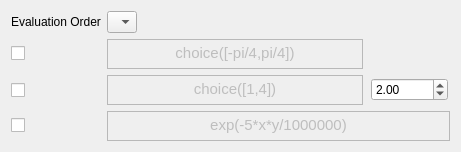
                          <widget class="QWidget" name="tab_10">
                           <attribute name="title">
                            <string>Elliptical</string>
                           </attribute>
                           <layout class="QGridLayout" name="gridLayout_22">
                            <item row="5" column="3" alignment="Qt::AlignHCenter">
                             <widget class="QDoubleSpinBox" name="doubleSpinBox_Rrvector">
                              <property name="minimum">
                               <double>0.010000000000000</double>
                              </property>
                              <property name="maximum">
                               <double>99999.000000000000000</double>
                              </property>
                              <property name="value">
                               <double>2.000000000000000</double>
                              </property>
                             </widget>
                            </item>
                            <item row="6" column="0" alignment="Qt::AlignLeft">
                             <widget class="QCheckBox" name="checkBox_adotrvector">
                              <property name="text">
                               <string/>
                              </property>
                              <property name="icon">
                               <iconset resource="resourceLIST.qrc">
                                <normaloff>:/adotr.png</normaloff>:/adotr.png</iconset>
                              </property>
                              <property name="iconSize">
                               <size>
                                <width>70</width>
                                <height>25</height>
                               </size>
                              </property>
                             </widget>
                            </item>
                            <item row="6" column="1" colspan="3">
                             <widget class="QTextEdit" name="textEdit_adotrvector">
                              <property name="enabled">
                               <bool>false</bool>
                              </property>
                              <property name="minimumSize">
                               <size>
                                <width>0</width>
                                <height>30</height>
                               </size>
                              </property>
                              <property name="maximumSize">
                               <size>
                                <width>16777215</width>
                                <height>30</height>
                               </size>
                              </property>
                              <property name="html">
                               <string>&lt;!DOCTYPE HTML PUBLIC &quot;-//W3C//DTD HTML 4.0//EN&quot; &quot;http://www.w3.org/TR/REC-html40/strict.dtd&quot;&gt;
&lt;html&gt;&lt;head&gt;&lt;meta name=&quot;qrichtext&quot; content=&quot;1&quot; /&gt;&lt;style type=&quot;text/css&quot;&gt;
p, li { white-space: pre-wrap; }
&lt;/style&gt;&lt;/head&gt;&lt;body style=&quot; font-family:'MS Shell Dlg 2'; font-size:10pt; font-weight:400; font-style:normal;&quot;&gt;
&lt;p align=&quot;center&quot; style=&quot; margin-top:0px; margin-bottom:0px; margin-left:0px; margin-right:0px; -qt-block-indent:0; text-indent:0px;&quot;&gt;&lt;span style=&quot; font-family:'Ubuntu'; font-size:11pt;&quot;&gt;exp(-5*x*y/1000000)&lt;/span&gt;&lt;/p&gt;&lt;/body&gt;&lt;/html&gt;</string>
                              </property>
                             </widget>
                            </item>
                            <item row="2" column="0" alignment="Qt::AlignLeft">
                             <widget class="QCheckBox" name="checkBox_thetarvector">
                              <property name="text">
                               <string/>
                              </property>
                              <property name="icon">
                               <iconset resource="resourceLIST.qrc">
                                <normaloff>:/thetarvector.png</normaloff>:/thetarvector.png</iconset>
                              </property>
                              <property name="iconSize">
                               <size>
                                <width>70</width>
                                <height>30</height>
                               </size>
                              </property>
                             </widget>
                            </item>
                            <item row="5" column="1" colspan="2">
                             <widget class="QTextEdit" name="textEdit_Rrvector">
                              <property name="enabled">
                               <bool>false</bool>
                              </property>
                              <property name="maximumSize">
                               <size>
                                <width>16777215</width>
                                <height>30</height>
                               </size>
                              </property>
                              <property name="html">
                               <string>&lt;!DOCTYPE HTML PUBLIC &quot;-//W3C//DTD HTML 4.0//EN&quot; &quot;http://www.w3.org/TR/REC-html40/strict.dtd&quot;&gt;
&lt;html&gt;&lt;head&gt;&lt;meta name=&quot;qrichtext&quot; content=&quot;1&quot; /&gt;&lt;style type=&quot;text/css&quot;&gt;
p, li { white-space: pre-wrap; }
&lt;/style&gt;&lt;/head&gt;&lt;body style=&quot; font-family:'MS Shell Dlg 2'; font-size:10pt; font-weight:400; font-style:normal;&quot;&gt;
&lt;p align=&quot;center&quot; style=&quot; margin-top:0px; margin-bottom:0px; margin-left:0px; margin-right:0px; -qt-block-indent:0; text-indent:0px;&quot;&gt;&lt;span style=&quot; font-family:'Ubuntu'; font-size:11pt;&quot;&gt;choice([1,4])&lt;/span&gt;&lt;/p&gt;&lt;/body&gt;&lt;/html&gt;</string>
                              </property>
                             </widget>
                            </item>
                            <item row="5" column="0">
                             <widget class="QCheckBox" name="checkBox_Rrvector">
                              <property name="enabled">
                               <bool>true</bool>
                              </property>
                              <property name="maximumSize">
                               <size>
                                <width>16777215</width>
                                <height>30</height>
                               </size>
                              </property>
                              <property name="palette">
                               <palette>
                                <active>
                                 <colorrole role="WindowText">
                                  <brush brushstyle="SolidPattern">
                                   <color alpha="255">
                                    <red>76</red>
                                    <green>76</green>
                                    <blue>76</blue>
                                   </color>
                                  </brush>
                                 </colorrole>
                                 <colorrole role="Text">
                                  <brush brushstyle="SolidPattern">
                                   <color alpha="255">
                                    <red>60</red>
                                    <green>60</green>
                                    <blue>60</blue>
                                   </color>
                                  </brush>
                                 </colorrole>
                                 <colorrole role="ButtonText">
                                  <brush brushstyle="SolidPattern">
                                   <color alpha="255">
                                    <red>76</red>
                                    <green>76</green>
                                    <blue>76</blue>
                                   </color>
                                  </brush>
                                 </colorrole>
                                 <colorrole role="Highlight">
                                  <brush brushstyle="SolidPattern">
                                   <color alpha="255">
                                    <red>240</red>
                                    <green>119</green>
                                    <blue>70</blue>
                                   </color>
                                  </brush>
                                 </colorrole>
                                 <colorrole role="HighlightedText">
                                  <brush brushstyle="SolidPattern">
                                   <color alpha="255">
                                    <red>254</red>
                                    <green>254</green>
                                    <blue>254</blue>
                                   </color>
                                  </brush>
                                 </colorrole>
                                </active>
                                <inactive>
                                 <colorrole role="WindowText">
                                  <brush brushstyle="SolidPattern">
                                   <color alpha="255">
                                    <red>76</red>
                                    <green>76</green>
                                    <blue>76</blue>
                                   </color>
                                  </brush>
                                 </colorrole>
                                 <colorrole role="Text">
                                  <brush brushstyle="SolidPattern">
                                   <color alpha="255">
                                    <red>60</red>
                                    <green>60</green>
                                    <blue>60</blue>
                                   </color>
                                  </brush>
                                 </colorrole>
                                 <colorrole role="ButtonText">
                                  <brush brushstyle="SolidPattern">
                                   <color alpha="255">
                                    <red>76</red>
                                    <green>76</green>
                                    <blue>76</blue>
                                   </color>
                                  </brush>
                                 </colorrole>
                                 <colorrole role="Highlight">
                                  <brush brushstyle="SolidPattern">
                                   <color alpha="255">
                                    <red>228</red>
                                    <green>226</green>
                                    <blue>224</blue>
                                   </color>
                                  </brush>
                                 </colorrole>
                                 <colorrole role="HighlightedText">
                                  <brush brushstyle="SolidPattern">
                                   <color alpha="255">
                                    <red>42</red>
                                    <green>42</green>
                                    <blue>42</blue>
                                   </color>
                                  </brush>
                                 </colorrole>
                                </inactive>
                                <disabled>
                                 <colorrole role="WindowText">
                                  <brush brushstyle="SolidPattern">
                                   <color alpha="255">
                                    <red>76</red>
                                    <green>76</green>
                                    <blue>76</blue>
                                   </color>
                                  </brush>
                                 </colorrole>
                                 <colorrole role="Text">
                                  <brush brushstyle="SolidPattern">
                                   <color alpha="255">
                                    <red>60</red>
                                    <green>60</green>
                                    <blue>60</blue>
                                   </color>
                                  </brush>
                                 </colorrole>
                                 <colorrole role="ButtonText">
                                  <brush brushstyle="SolidPattern">
                                   <color alpha="255">
                                    <red>76</red>
                                    <green>76</green>
                                    <blue>76</blue>
                                   </color>
                                  </brush>
                                 </colorrole>
                                 <colorrole role="Highlight">
                                  <brush brushstyle="SolidPattern">
                                   <color alpha="255">
                                    <red>228</red>
                                    <green>226</green>
                                    <blue>224</blue>
                                   </color>
                                  </brush>
                                 </colorrole>
                                 <colorrole role="HighlightedText">
                                  <brush brushstyle="SolidPattern">
                                   <color alpha="255">
                                    <red>254</red>
                                    <green>254</green>
                                    <blue>254</blue>
                                   </color>
                                  </brush>
                                 </colorrole>
                                </disabled>
                               </palette>
                              </property>
                              <property name="text">
                               <string/>
                              </property>
                              <property name="icon">
                               <iconset resource="resourceLIST.qrc">
                                <normaloff>:/Rrvector.png</normaloff>:/Rrvector.png</iconset>
                              </property>
                              <property name="iconSize">
                               <size>
                                <width>70</width>
                                <height>30</height>
                               </size>
                              </property>
                             </widget>
                            </item>
                            <item row="2" column="1" colspan="2">
                             <widget class="QTextEdit" name="textEdit_thetarvector">
                              <property name="enabled">
                               <bool>false</bool>
                              </property>
                              <property name="maximumSize">
                               <size>
                                <width>16777215</width>
                                <height>30</height>
                               </size>
                              </property>
                              <property name="html">
                               <string>&lt;!DOCTYPE HTML PUBLIC &quot;-//W3C//DTD HTML 4.0//EN&quot; &quot;http://www.w3.org/TR/REC-html40/strict.dtd&quot;&gt;
&lt;html&gt;&lt;head&gt;&lt;meta name=&quot;qrichtext&quot; content=&quot;1&quot; /&gt;&lt;style type=&quot;text/css&quot;&gt;
p, li { white-space: pre-wrap; }
&lt;/style&gt;&lt;/head&gt;&lt;body style=&quot; font-family:'MS Shell Dlg 2'; font-size:10pt; font-weight:400; font-style:normal;&quot;&gt;
&lt;p align=&quot;center&quot; style=&quot; margin-top:0px; margin-bottom:0px; margin-left:0px; margin-right:0px; -qt-block-indent:0; text-indent:0px;&quot;&gt;&lt;span style=&quot; font-family:'Ubuntu'; font-size:11pt;&quot;&gt;choice([-pi/4,pi/4])&lt;/span&gt;&lt;/p&gt;&lt;/body&gt;&lt;/html&gt;</string>
                              </property>
                             </widget>
                            </item>
                            <item row="1" column="0" alignment="Qt::AlignLeft">
                             <widget class="QLabel" name="label_13">
                              <property name="text">
                               <string>Evaluation Order</string>
                              </property>
                             </widget>
                            </item>
                            <item row="1" column="1" alignment="Qt::AlignLeft">
                             <widget class="QComboBox" name="comboBox_order">
                              <property name="iconSize">
                               <size>
                                <width>90</width>
                                <height>20</height>
                               </size>
                              </property>
                              <item>
                               <property name="text">
                                <string/>
                               </property>
                               <property name="icon">
                                <iconset resource="resourceLIST.qrc">
                                 <normaloff>:/thetaRa.png</normaloff>:/thetaRa.png</iconset>
                               </property>
                              </item>
                              <item>
                               <property name="text">
                                <string/>
                               </property>
                               <property name="icon">
                                <iconset resource="resourceLIST.qrc">
                                 <normaloff>:/thetaar.png</normaloff>:/thetaar.png</iconset>
                               </property>
                              </item>
                              <item>
                               <property name="text">
                                <string/>
                               </property>
                               <property name="icon">
                                <iconset resource="resourceLIST.qrc">
                                 <normaloff>:/Rthetaa.png</normaloff>:/Rthetaa.png</iconset>
                               </property>
                              </item>
                              <item>
                               <property name="text">
                                <string/>
                               </property>
                               <property name="icon">
                                <iconset resource="resourceLIST.qrc">
                                 <normaloff>:/Ratheta.png</normaloff>:/Ratheta.png</iconset>
                               </property>
                              </item>
                              <item>
                               <property name="text">
                                <string/>
                               </property>
                               <property name="icon">
                                <iconset resource="resourceLIST.qrc">
                                 <normaloff>:/Athetar.png</normaloff>:/Athetar.png</iconset>
                               </property>
                              </item>
                              <item>
                               <property name="text">
                                <string/>
                               </property>
                               <property name="icon">
                                <iconset resource="resourceLIST.qrc">
                                 <normaloff>:/Artheta.png</normaloff>:/Artheta.png</iconset>
                               </property>
                              </item>
                             </widget>
                            </item>
                           </layout>
                          </widget>
